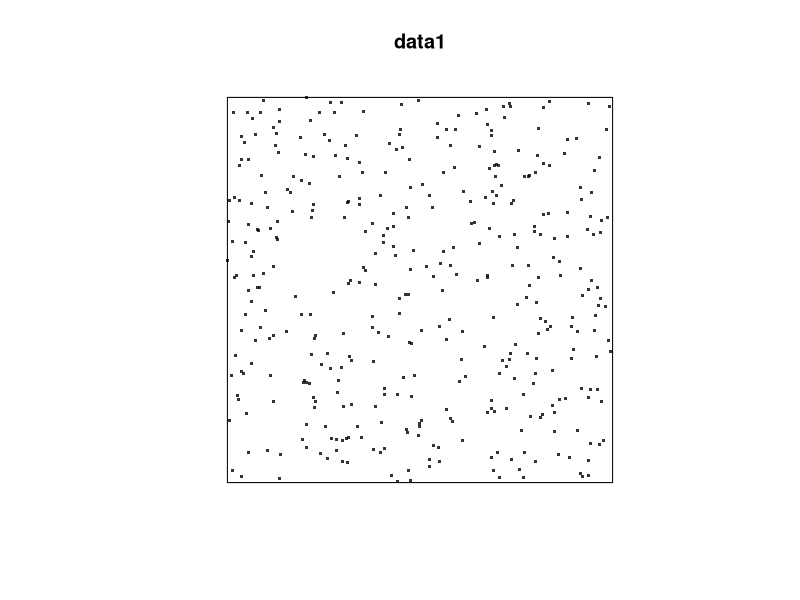
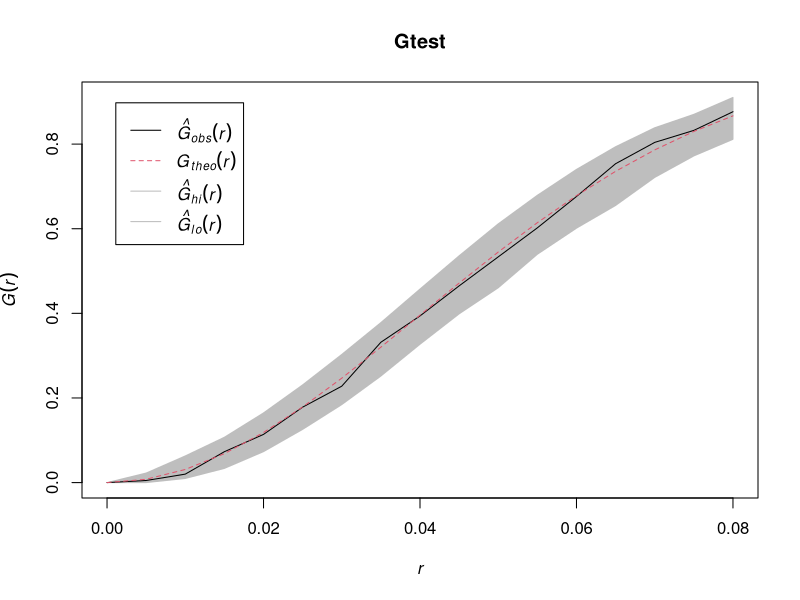
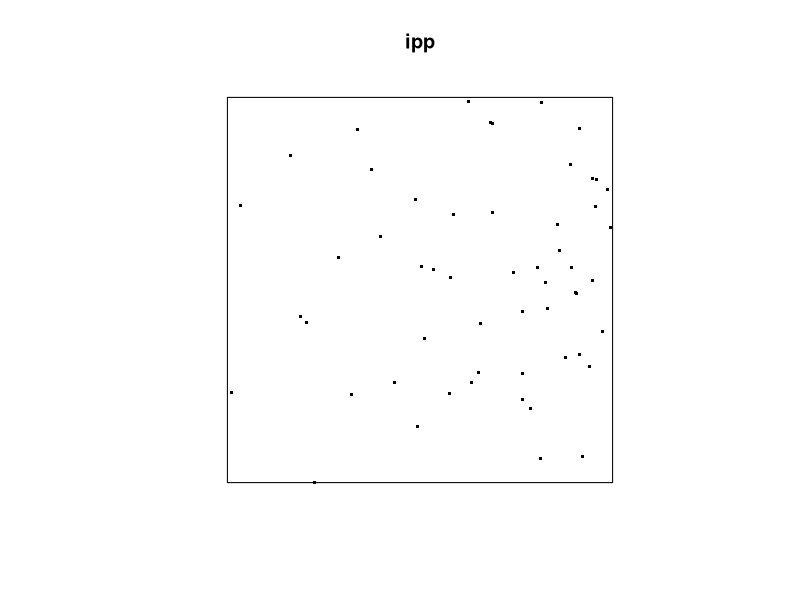
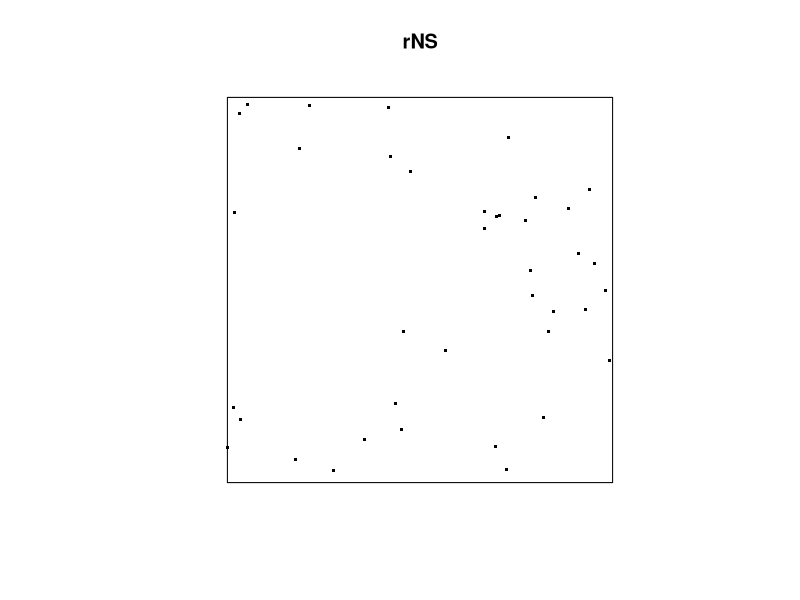
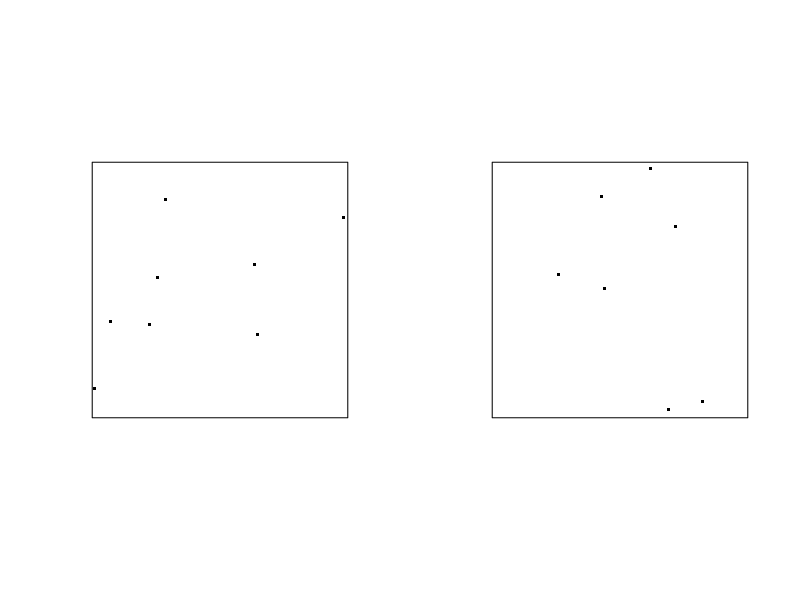

Write the R code that produced these figures, in order.
## ---- chunk 1
knitr::opts_chunk$set(echo = TRUE)
## ---- chunk 2
library(spatstat)
data1 = rpoispp(lambda=100, win=owin(c(0,2),c(0,2)))
plot(data1, pch=46, cex =3)                           
## ---- chunk 3
quadrat.test(data1, nx = 4, ny= 4, alternative = "two.sided", method = "Chisq")
## ---- chunk 4
r=seq(0,sqrt(2), by=0.005)
Gtest=envelope(data1,fun=Gest, r=r, nrank=5, nsim=200)
## ---- chunk 5
plot(Gtest)
## ---- chunk 6
# Inhomogeneous Poisson process in unit square
# with intensity lambda(x,y) = min(10 * exp(3*x), 100), where $s = (x, y)^T$
lamb = function(x,y) { 10 * exp( 3 * x)}
ipp = rpoispp(lambda=lamb, lmax=100) 
plot(ipp, pch=46, cex =3)
## ---- chunk 7
nclust <- function(x0, y0, radius, n) {
          return(runifdisc(n, radius, centre=c(x0, y0)))
            }
rNS = rNeymanScott(kappa=10, expand=0.2, 
                   rcluster = nclust, radius=0.2, n=5)
plot(rNS, pch=46, cex =3)
## ---- chunk 8
matI = rMaternI(kappa = 10, r = 0.1)
matII = rMaternII(kappa = 10, r = 0.1)
par(mfrow=c(1,2))
plot(matI, main="", pch=46, cex =3)
plot(matII, main="", pch=46, cex =3)
